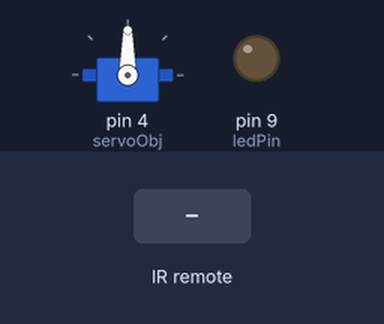
Bench run of a sketch on a simulated Arduino Uno, built with avr-gcc and run on an emulated ATmega328P. Parts: servo, output pins drawn as LEDs (lit = HIGH). The inputs (shaded band) are chosen by the test bench.

Above: at 1.2 s.
1.3 s: infrared code 0xFF629D received
At 1.45 s:
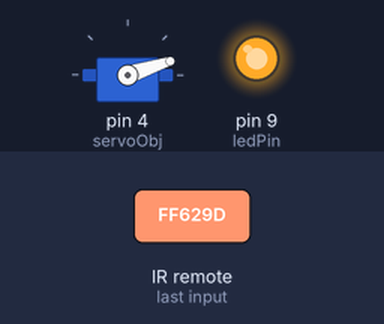
At 14.3 s:
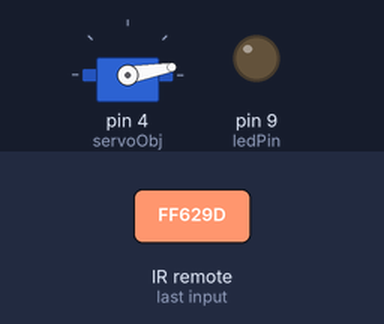
Timing chart, 0 to 15.1 s (numbered marks = the images above; inputs shaded):
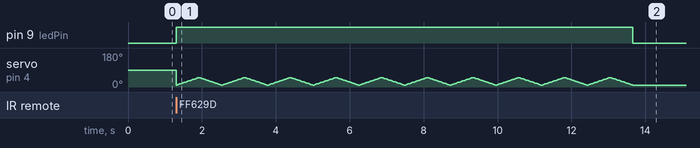

The sketch:

stiremote.ino
```cpp
#include "IRremote.h"
#include "Servo.h"


int receiver = 6; // Signal Pin of IR receiver  -> Digital I/O Pin 6
int ledPin = 9;   // Signal Pin of LED          -> Digital I/O Pin 9
int pos = 0;      // Variable to store the servo position

IRrecv irObj(receiver);    // create instance of IR Receiver
decode_results results;    // create instance to decode IR Signal
Servo servoObj;            // create instance of Servo


void runServo(int hexSignal) {

    switch(hexSignal)

    {

      case 0xFF629D: // UP button pressed
                      digitalWrite(ledPin, HIGH);

                      for (int i=0; i<10; i++) {

                        for (pos = 10; pos <= 50; pos ++) {
                          servoObj.write(pos);
                          delay(15);
                        }

                        for (pos = 50; pos >= 10; pos --) {
                          servoObj.write(pos);
                          delay(15);
                        }
                      }

                      digitalWrite(ledPin, LOW);
                      break;

    }

    irObj.resume(); // receive the next value
}

void setup()
{
    pinMode(ledPin, OUTPUT);
    servoObj.attach(4);
    irObj.enableIRIn(); // Start receiving IR
}

void loop()
{
    if (irObj.decode(&results)) // Check if IR Signal is received

      {
        runServo(results.value);
      }

}
```
